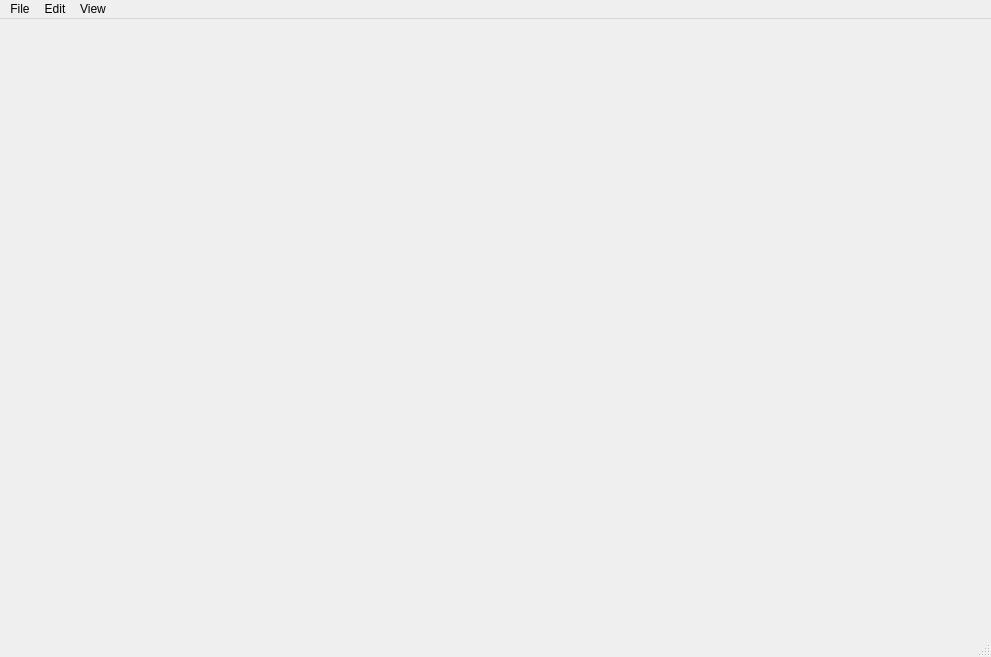
<?xml version="1.0" encoding="UTF-8"?>
<ui version="4.0">
 <class>MainWindow</class>
 <widget class="QMainWindow" name="MainWindow">
  <property name="geometry">
   <rect>
    <x>0</x>
    <y>0</y>
    <width>991</width>
    <height>657</height>
   </rect>
  </property>
  <property name="windowTitle">
   <string>MainWindow</string>
  </property>
  <widget class="QWidget" name="centralwidget"/>
  <widget class="QMenuBar" name="menubar">
   <property name="geometry">
    <rect>
     <x>0</x>
     <y>0</y>
     <width>991</width>
     <height>26</height>
    </rect>
   </property>
   <widget class="QMenu" name="menuFile">
    <property name="title">
     <string>File</string>
    </property>
    <addaction name="actionOpen"/>
    <addaction name="actionSave"/>
   </widget>
   <widget class="QMenu" name="menuView">
    <property name="title">
     <string>View</string>
    </property>
    <addaction name="actionFit"/>
   </widget>
   <widget class="QMenu" name="menuEdit">
    <property name="title">
     <string>Edit</string>
    </property>
    <widget class="QMenu" name="menuHue">
     <property name="title">
      <string>Hue</string>
     </property>
     <addaction name="actionMakeGray"/>
    </widget>
    <widget class="QMenu" name="menuGray">
     <property name="title">
      <string>Gray</string>
     </property>
     <addaction name="actionMakeBinary"/>
     <addaction name="actionInverse"/>
     <addaction name="separator"/>
     <addaction name="actionFindContours"/>
    </widget>
    <addaction name="actionReset"/>
    <addaction name="separator"/>
    <addaction name="actionSize"/>
    <addaction name="separator"/>
    <addaction name="menuHue"/>
    <addaction name="menuGray"/>
   </widget>
   <addaction name="menuFile"/>
   <addaction name="menuEdit"/>
   <addaction name="menuView"/>
  </widget>
  <widget class="QStatusBar" name="statusbar"/>
  <action name="actionOpen">
   <property name="text">
    <string>Open</string>
   </property>
  </action>
  <action name="actionFit">
   <property name="text">
    <string>Fit</string>
   </property>
  </action>
  <action name="actionReset">
   <property name="text">
    <string>Reset</string>
   </property>
  </action>
  <action name="actionMakeGray">
   <property name="text">
    <string>MakeGray</string>
   </property>
  </action>
  <action name="actionMakeBinary">
   <property name="text">
    <string>MakeBinary</string>
   </property>
  </action>
  <action name="actionSize">
   <property name="text">
    <string>Size</string>
   </property>
  </action>
  <action name="actionInverse">
   <property name="text">
    <string>Inverse</string>
   </property>
  </action>
  <action name="actionFindContours">
   <property name="text">
    <string>FindContours</string>
   </property>
  </action>
  <action name="actionSave">
   <property name="text">
    <string>Save</string>
   </property>
  </action>
 </widget>
 <resources/>
 <connections/>
</ui>
